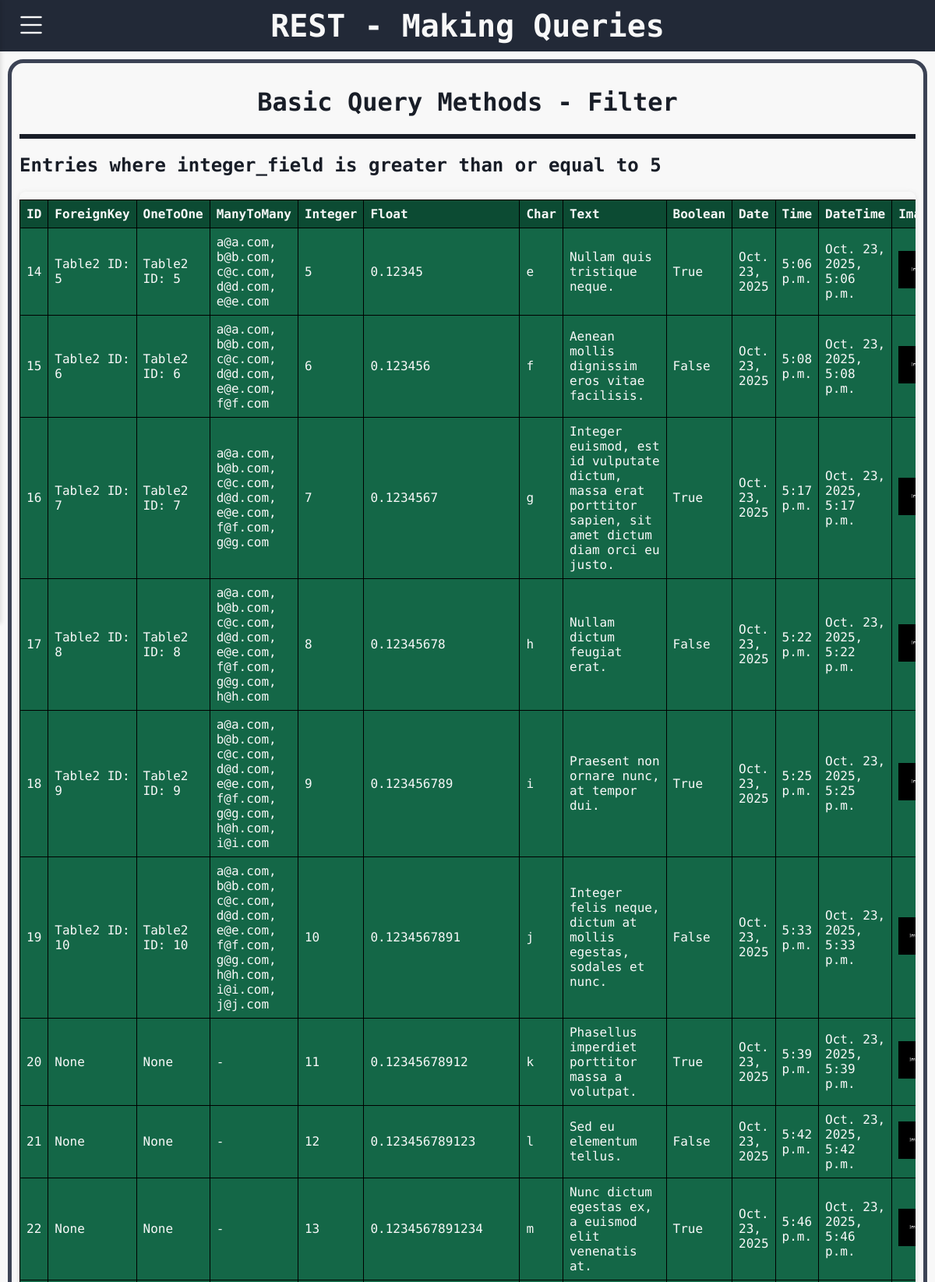
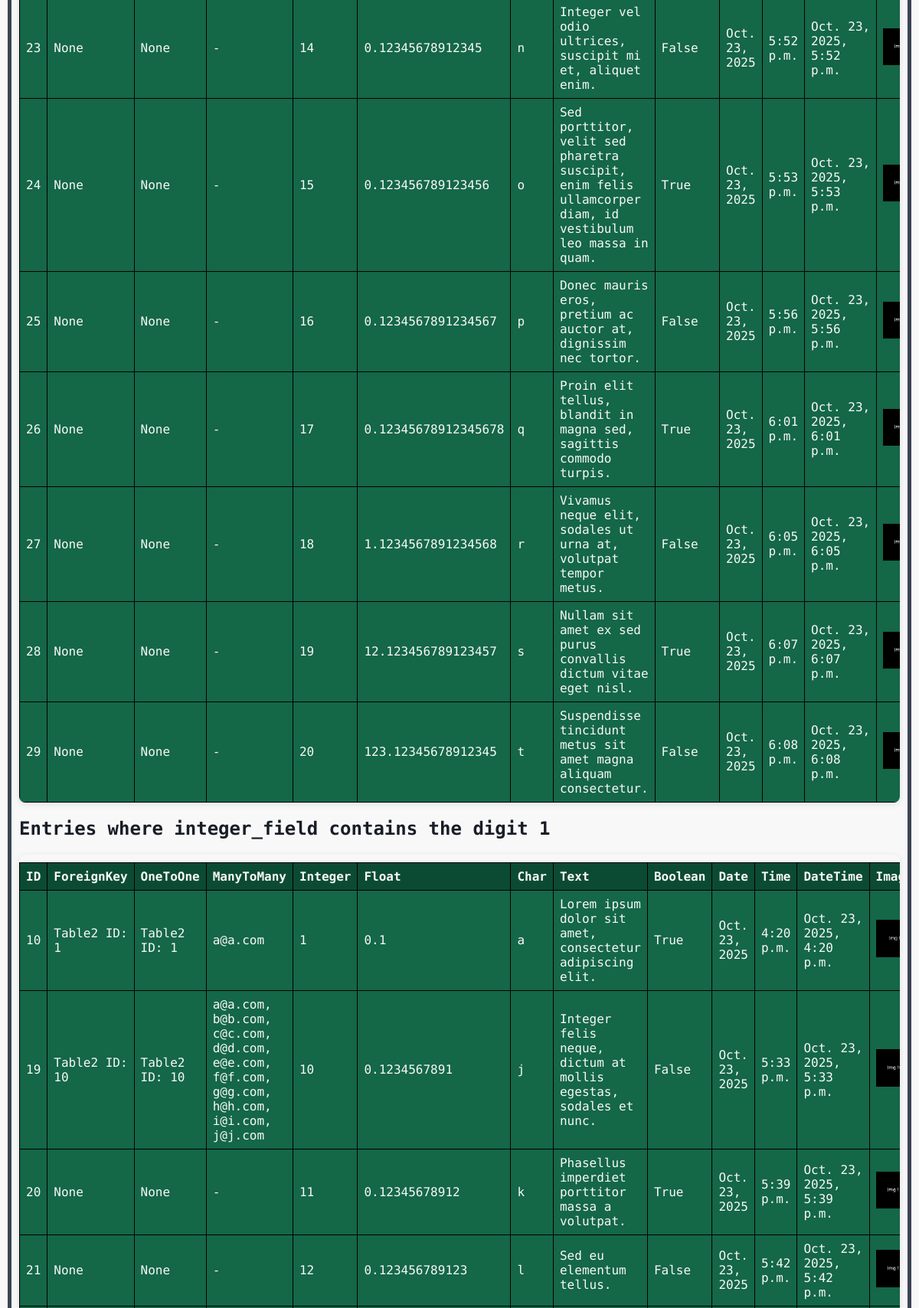
The app's page /filter_example (upper part) with its own data (2 pictures, top to bottom).
### rest/models.py (models this page shows, shortened)
class Table1(models.Model):
    foreign_key = models.ForeignKey(Table2, on_delete=models.CASCADE, related_name='table1_foreign', null=True, blank=True)
    one_to_one = models.OneToOneField(Table2, on_delete=models.CASCADE, related_name='table1_one', null=True, blank=True)
    many_to_many = models.ManyToManyField(Table3, related_name='table1_many', blank=True)
    integer_field = models.IntegerField(null=True, blank=True)      # Integer value (optional)
    float_field = models.FloatField(null=True, blank=True)          # Floating point number
    char_field = models.CharField(max_length=15)                    # Short text with max length
    text_field= models.TextField(blank=True)                        # Long text (optional)
    boolean_field = models.BooleanField(default=False)              # True or False
    date_field = models.DateField(null=True, blank=True)           # Date only
    time_field = models.TimeField(null=True, blank=True)           # Time only
    datetime_field = models.DateTimeField(null=True, blank=True)   # Full date and time
    image_field = models.ImageField(upload_to='images/', null=True, blank=True)  # For image files
    file_field = models.FileField(upload_to='files/', null=True, blank=True)     # For general files

class Table2(models.Model):
    CHOICES = (
        (1, 'option1'),
        (2, 'option2'),
    )
    positive_small_int = models.PositiveSmallIntegerField(choices=CHOICES, default=1)
    def __str__(self):
        return f"Table2 ID: {self.id}"

class Table3(models.Model):
    duration_field = models.DurationField()
    email_field = models.EmailField(max_length=254, unique=True)

### rest/views.py (the view)
# urls.py: path('filter_example', views.filter_example, name='filter_example'),
def filter_example(request):
    filtered_data = Table1.objects.filter(integer_field__gte=5)  # Example filter
    filtered_data_1 = Table1.objects.filter(integer_field__contains=1)
    return render(request, 'queries.html', {
        'class': 'Basic',
        'type': 'Filter',
        'query1_name': 'Entries where integer_field is greater than or equal to 5',
        'query2_name': 'Entries where integer_field contains the digit 1',
        'query1': filtered_data,
        'query2': filtered_data_1
    })

### json_app/context_processors.py (called while the page is built)
def dark_mode_context(request):
    return {'dark_mode': request.session.get('dark_mode', False)}

### rest/templates/queries.html (shortened to what this page needs)
{% extends "base.html" %}
{% block body %}
{% include "title.html" with title="- Making Queries" %}
<div class="container-table-rest">
    <h1 class="subtitle" style="text-align: center;">{{ class }} Query Methods - {{ type }}</h1>
    <hr class="horizontal-line">
    <h2 class="subtitle">{{ query1_name }}</h2>
    <div class="table-container">
        <table class="crud-table">
            <thead>
                <tr>
                    <th>ID</th>
                    <th>ForeignKey</th>
                    <th>OneToOne</th>
                    <th>ManyToMany</th>
                    <th>Integer</th>
                    <th>Float</th>
                    <th>Char</th>
                    <th>Text</th>
                    <th>Boolean</th>
                    <th>Date</th>
                    <th>Time</th>
                    <th>DateTime</th>
                    <th>Image</th>
                </tr>
            </thead>
            <tbody>
                {% for entry in query1 %}
                <tr>
                    <td>{{ entry.id }}</td>
                    <td>{{ entry.foreign_key }}</td>
                    <td>{{ entry.one_to_one }}</td>
                    <td>
                        {% for m in entry.many_to_many.all %}
                            {{ m.email_field }}{% if not forloop.last %}, {% endif %}
                        {% empty %}
                            -
                        {% endfor %}
                    </td>
                    <td>{{ entry.integer_field }}</td>
                    <td>{{ entry.float_field }}</td>
                    <td>{{ entry.char_field }}</td>
                    <td>{{ entry.text_field|default:"-" }}</td>
                    <td>{{ entry.boolean_field }}</td>
                    <td>{{ entry.date_field }}</td>
                    <td>{{ entry.time_field }}</td>
                    <td>{{ entry.datetime_field }}</td>
                    <td>
                        {% if entry.image_field %}
                            <img src="{{ entry.image_field.url }}" alt="img" width="50">
                        {% else %}
                            -
                        {% endif %}
                    </td>
                </tr>
                {% empty %}
                <tr><td colspan="14">Table1 is empty</td></tr>
                {% endfor %}
            </tbody>
        </table>
    </div>
    {% if query2 %}
    <h2 class="subtitle">{{ query2_name }}</h2>
    <div class="table-container">
        <table class="crud-table">
            <thead>
                <tr>
                    <th>ID</th>
                    <th>ForeignKey</th>
                    <th>OneToOne</th>
                    <th>ManyToMany</th>
                    <th>Integer</th>
                    <th>Float</th>
                    <th>Char</th>
                    <th>Text</th>
                    <th>Boolean</th>
                    <th>Date</th>
                    <th>Time</th>
                    <th>DateTime</th>
                    <th>Image</th>
                </tr>
            </thead>
            <tbody>
                {% for entry in query2 %}
                <tr>
                    <td>{{ entry.id }}</td>
                    <td>{{ entry.foreign_key }}</td>
                    <td>{{ entry.one_to_one }}</td>
                    <td>
                        {% for m in entry.many_to_many.all %}
                            {{ m.email_field }}{% if not forloop.last %}, {% endif %}
                        {% empty %}
                            -
                        {% endfor %}
                    </td>
                    {% if entry.integer_plus_ten is None %}
                        <td>{{ entry.integer_field }}</td>
                    {% else %}
                        <td>{{ entry.integer_plus_ten }}</td>
                    {% endif %}
                    <td>{{ entry.float_field }}</td>
                    <td>{{ entry.char_field }}</td>
                    <td>{{ entry.text_field|default:"-" }}</td>
                    <td>{{ entry.boolean_field }}</td>
                    <td>{{ entry.date_field }}</td>
                    <td>{{ entry.time_field }}</td>
                    <td>{{ entry.datetime_field }}</td>
                    <td>
                        {% if entry.image_field %}
                            <img src="{{ entry.image_field.url }}" alt="img" width="50">
                        {% else %}
                            -
                        {% endif %}
                    </td>
                </tr>
                {% empty %}
                <tr><td colspan="6">Table1 is empty</td></tr>
                {% endfor %}
            </tbody>
        </table>
    </div>
    {% endif %}
<br>
</div>
{% endblock %}

### static/css/style.css (style rules this page uses)
:root { --dark-color: #181D27; --white-color: #F8F8F8; --green-body: #44B78B; --padding: 10px; --font-: 'Jersey 10', sans-serif; --font-small: "Kode Mono", monospace; }
body { font-family: var(--font-small); margin: 0px; font-weight: bolder; }
.horizontal-line { border: none; height: 6px; width: 100%; margin-top: 5px; margin-bottom: 5px; }
.table-container { overflow-x: auto; border-radius: 8px; box-shadow: 0 2px 8px rgba(0, 0, 0, 0.1); }
table.crud-table { border-collapse: collapse; color: var(--white-color); font-family: var(--font-small); width: 100%; margin-top: 10px; }
table.crud-table th, table.crud-table td { border: 1px solid #000000; font-weight: 100; font-size: 1em; padding: 8px; text-align: left; }
table.crud-table th { background-color: #0C4B33; font-weight: 900; }
table.crud-table td { background-color: #146747; }
table.crud-table img { max-width: 100%; max-height: 100%; }
.container-table-rest { padding: 10px; margin: 10px; border-radius: 20px; border-width: 5px; border-style: solid; border-color: #3c4355; }

### static/css/sidebar.css (style rules this page uses)
.crud-table { border-collapse: collapse; width: 100%; margin-top: 10px; }
.crud-table th, .crud-table td { border: 1px solid #000000; font-weight: 100; font-size: 1em; padding: 8px; text-align: left; }
.crud-table th { background-color: #0C4B33; font-weight: 900; color: var(--white-color); }
.crud-table td { background-color: #188058; color: var(--white-color); }
.crud-table img { max-width: 100px; max-height: 100px; }

### static/css/dark_mode.css (style rules this page uses)
:root { --back-color: #F8F8F8; --text-color: #181D27; --dark-color: #222937; --green-dark: #0C4B33; --green-text:#008854; --grey: #3a3a3a; }
body { background-color: var(--back-color); transition: background-color 0.3s ease, color 0.3s ease; }
hr { background-color: var(--text-color); }
.subtitle { font-weight: 900; color: var(--text-color); }

### records on screen
Table1: id "14", foreign_key "Table2 ID: 5", one_to_one "Table2 ID: 5", integer_field "5", float_field "0.12345", char_field "e", text_field "Nullam quis tristique neque.", boolean_field "True", date_field "Oct. 23, 2025", time_field "5:06 p.m.", datetime_field "Oct. 23, 2025, 5:06 p.m.", image_field (picture)
Table3: email_field "a@a.com"
Table3: email_field "b@b.com"
Table3: email_field "c@c.com"
Table3: email_field "d@d.com"
Table3: email_field "e@e.com"
Table1: id "15", foreign_key "Table2 ID: 6", one_to_one "Table2 ID: 6", integer_field "6", float_field "0.123456", char_field "f", text_field "Aenean mollis dignissim eros vitae facilisis.", boolean_field "False", date_field "Oct. 23, 2025", time_field "5:08 p.m.", datetime_field "Oct. 23, 2025, 5:08 p.m.", image_field (picture)
Table3: email_field "f@f.com"
Table1: id "16", foreign_key "Table2 ID: 7", one_to_one "Table2 ID: 7", integer_field "7", float_field "0.1234567", char_field "g", text_field "Integer euismod, est id vulputate dictum, massa erat porttitor sapien, sit amet dictum diam orci eu justo.", boolean_field "True", date_field "Oct. 23, 2025", time_field "5:17 p.m.", datetime_field "Oct. 23, 2025, 5:17 p.m.", image_field (picture)
Table3: email_field "g@g.com"
Table1: id "17", foreign_key "Table2 ID: 8", one_to_one "Table2 ID: 8", integer_field "8", float_field "0.12345678", char_field "h", text_field "Nullam dictum feugiat erat.", boolean_field "False", date_field "Oct. 23, 2025", time_field "5:22 p.m.", datetime_field "Oct. 23, 2025, 5:22 p.m.", image_field (picture)
Table3: email_field "h@h.com"
Table1: id "18", foreign_key "Table2 ID: 9", one_to_one "Table2 ID: 9", integer_field "9", float_field "0.123456789", char_field "i", text_field "Praesent non ornare nunc, at tempor dui.", boolean_field "True", date_field "Oct. 23, 2025", time_field "5:25 p.m.", datetime_field "Oct. 23, 2025, 5:25 p.m.", image_field (picture)
Table3: email_field "i@i.com"
Table1: id "19", foreign_key "Table2 ID: 10", one_to_one "Table2 ID: 10", integer_field "10", float_field "0.1234567891", char_field "j", text_field "Integer felis neque, dictum at mollis egestas, sodales et nunc.", boolean_field "False", date_field "Oct. 23, 2025", time_field "5:33 p.m.", datetime_field "Oct. 23, 2025, 5:33 p.m.", image_field (picture)
Table3: email_field "j@j.com"
Table1: id "20", foreign_key "None", one_to_one "None", integer_field "11", float_field "0.12345678912", char_field "k", text_field "Phasellus imperdiet porttitor massa a volutpat.", boolean_field "True", date_field "Oct. 23, 2025", time_field "5:39 p.m.", datetime_field "Oct. 23, 2025, 5:39 p.m.", image_field (picture)
Table1: id "21", foreign_key "None", one_to_one "None", integer_field "12", float_field "0.123456789123", char_field "l", text_field "Sed eu elementum tellus.", boolean_field "False", date_field "Oct. 23, 2025", time_field "5:42 p.m.", datetime_field "Oct. 23, 2025, 5:42 p.m.", image_field (picture)
Table1: id "22", foreign_key "None", one_to_one "None", integer_field "13", float_field "0.1234567891234", char_field "m", text_field "Nunc dictum egestas ex, a euismod elit venenatis at.", boolean_field "True", date_field "Oct. 23, 2025", time_field "5:46 p.m.", datetime_field "Oct. 23, 2025, 5:46 p.m.", image_field (picture)
Table1: id "23", foreign_key "None", one_to_one "None", integer_field "14", float_field "0.12345678912345", char_field "n", text_field "Integer vel odio ultrices, suscipit mi et, aliquet enim.", boolean_field "False", date_field "Oct. 23, 2025", time_field "5:52 p.m.", datetime_field "Oct. 23, 2025, 5:52 p.m.", image_field (picture)
Table1: id "24", foreign_key "None", one_to_one "None", integer_field "15", float_field "0.123456789123456", char_field "o", text_field "Sed porttitor, velit sed pharetra suscipit, enim felis ullamcorper diam, id vestibulum leo massa in quam.", boolean_field "True", date_field "Oct. 23, 2025", time_field "5:53 p.m.", datetime_field "Oct. 23, 2025, 5:53 p.m.", image_field (picture)
Table1: id "25", foreign_key "None", one_to_one "None", integer_field "16", float_field "0.1234567891234567", char_field "p", text_field "Donec mauris eros, pretium ac auctor at, dignissim nec tortor.", boolean_field "False", date_field "Oct. 23, 2025", time_field "5:56 p.m.", datetime_field "Oct. 23, 2025, 5:56 p.m.", image_field (picture)
Table1: id "26", foreign_key "None", one_to_one "None", integer_field "17", float_field "0.12345678912345678", char_field "q", text_field "Proin elit tellus, blandit in magna sed, sagittis commodo turpis.", boolean_field "True", date_field "Oct. 23, 2025", time_field "6:01 p.m.", datetime_field "Oct. 23, 2025, 6:01 p.m.", image_field (picture)
Table1: id "27", foreign_key "None", one_to_one "None", integer_field "18", float_field "1.1234567891234568", char_field "r", text_field "Vivamus neque elit, sodales ut urna at, volutpat tempor metus.", boolean_field "False", date_field "Oct. 23, 2025", time_field "6:05 p.m.", datetime_field "Oct. 23, 2025, 6:05 p.m.", image_field (picture)
Table1: id "28", foreign_key "None", one_to_one "None", integer_field "19", float_field "12.123456789123457", char_field "s", text_field "Nullam sit amet ex sed purus convallis dictum vitae eget nisl.", boolean_field "True", date_field "Oct. 23, 2025", time_field "6:07 p.m.", datetime_field "Oct. 23, 2025, 6:07 p.m.", image_field (picture)
Table1: id "29", foreign_key "None", one_to_one "None", integer_field "20", float_field "123.12345678912345", char_field "t", text_field "Suspendisse tincidunt metus sit amet magna aliquam consectetur.", boolean_field "False", date_field "Oct. 23, 2025", time_field "6:08 p.m.", datetime_field "Oct. 23, 2025, 6:08 p.m.", image_field (picture)
Table1: id "10", foreign_key "Table2 ID: 1", one_to_one "Table2 ID: 1", integer_field "1", float_field "0.1", char_field "a", text_field "Lorem ipsum dolor sit amet, consectetur adipiscing elit.", boolean_field "True", date_field "Oct. 23, 2025", time_field "4:20 p.m.", datetime_field "Oct. 23, 2025, 4:20 p.m.", image_field (picture)

### other values on screen
{{ title }} "- Making Queries"
{{ class }} "Basic"
{{ type }} "Filter"
{{ query1_name }} "Entries where integer_field is greater than or equal to 5"
{{ query2_name }} "Entries where integer_field contains the digit 1"
